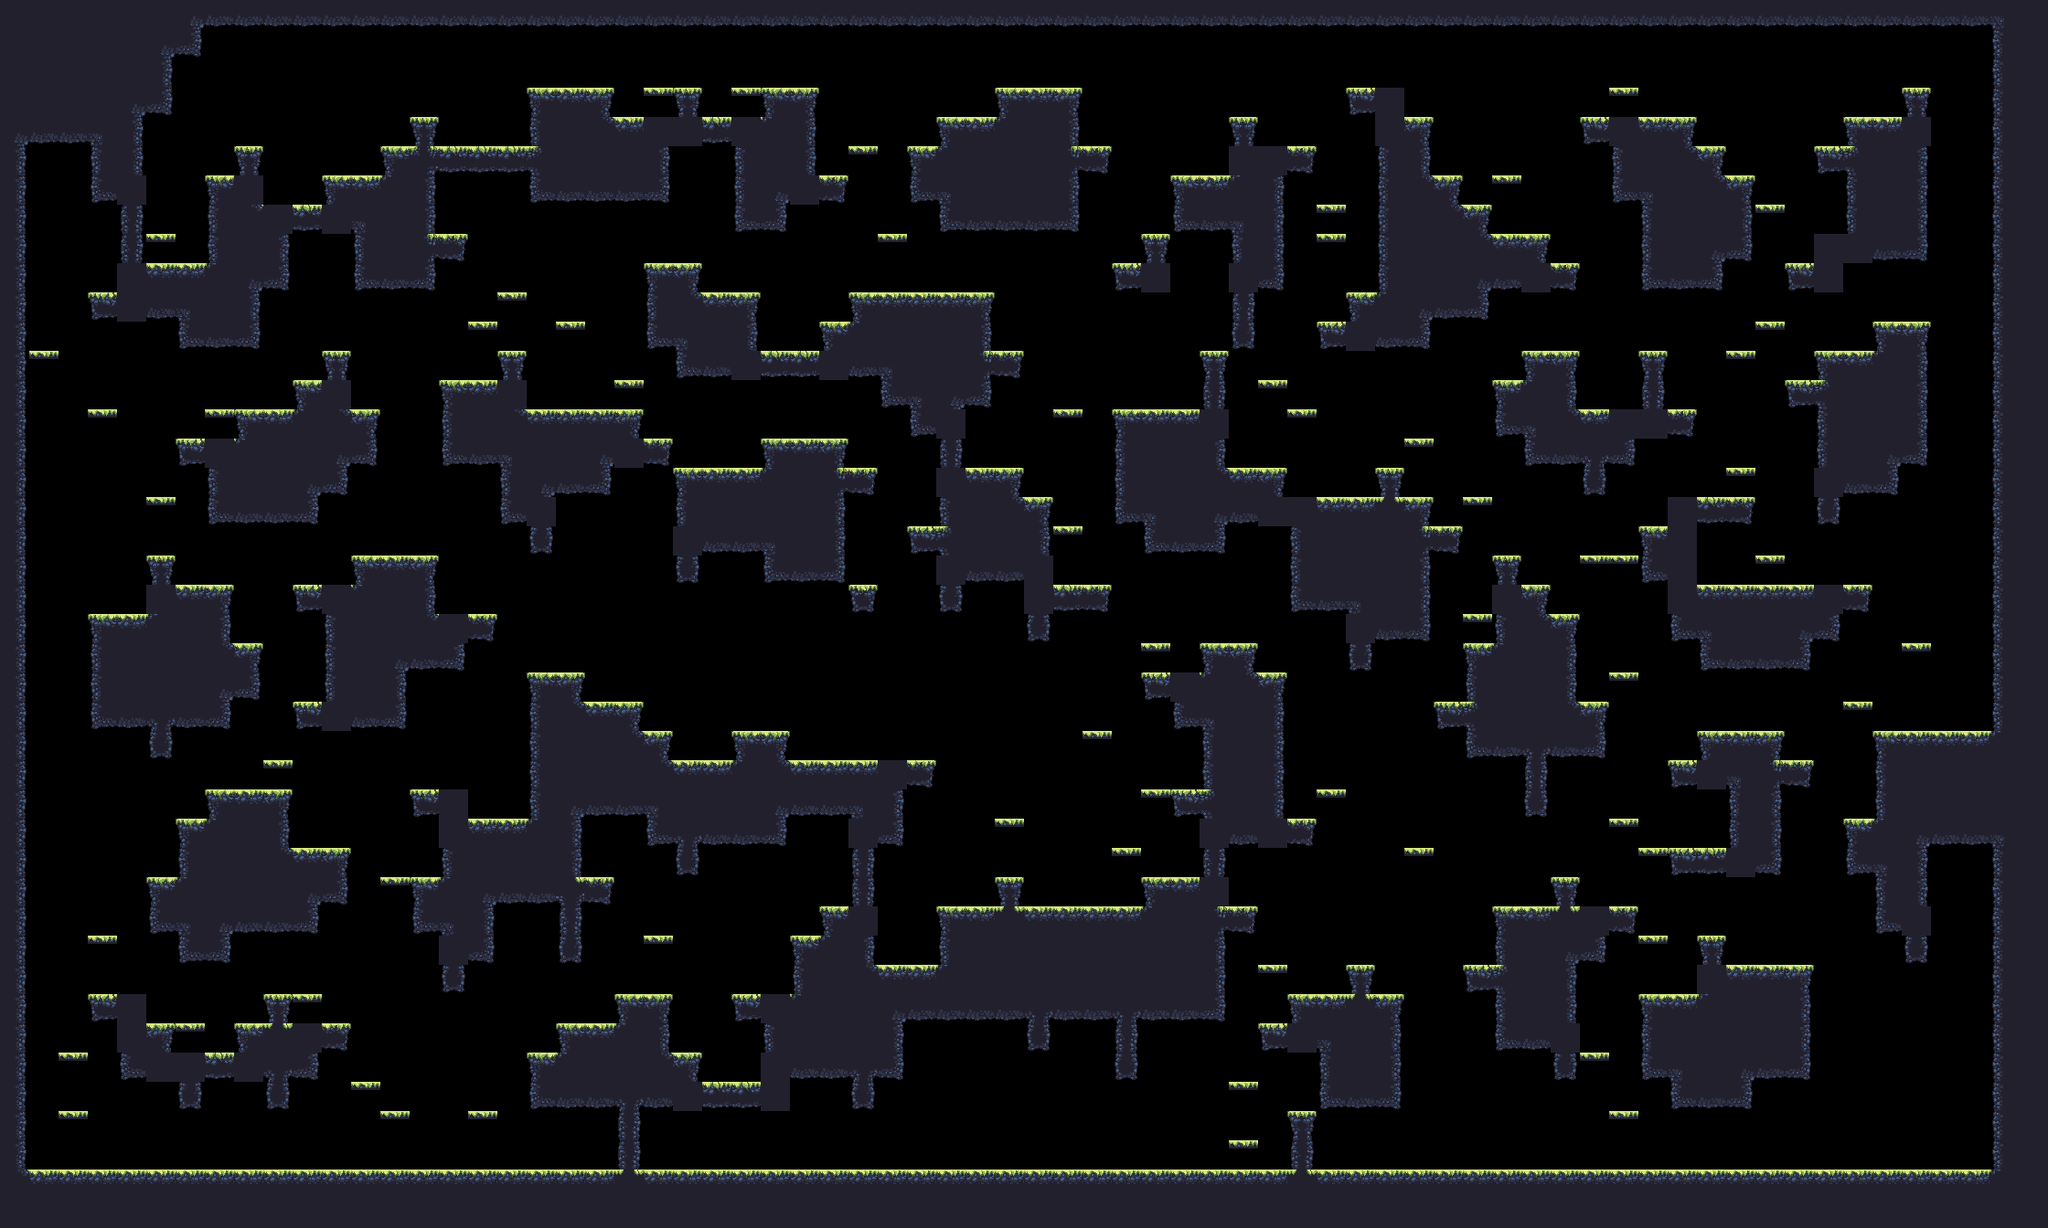

A level layout from a 2D game, rendered from its tile map. Below: a short description, then the map file with tile-grid data replaced by summaries:
An orthogonal 70x42 tile map with 32x32 px tiles, 1 tile layer (main) and 17 objects (9x spawn, spawnPlayer0, spawnCrown0, spawnPlayer1, spawnCrown1, ...).

<map compressionlevel="0" height="42" infinite="0" nextlayerid="3" nextobjectid="4" orientation="orthogonal" renderorder="right-down" tiledversion="1.3.2" tileheight="32" tilewidth="32" version="1.2" width="70">
 <tileset firstgid="1" source="forest_summer_tile_set.tsx" />
 <layer height="42" id="1" name="main" width="70">
  <data>[2940 cells, 1309 non-empty, 27 distinct tile ids]</data>
 </layer>
 <objectgroup id="2" name="objects"><object id="1" name="spawnPlayer0" x="256" y="112.0" /><object id="2" name="spawnCrown0" x="224" y="144.0" /><object id="3" name="spawnPlayer1" x="1984" y="112.0" /><object id="4" name="spawnCrown1" x="2048" y="80.0" /><object id="5" name="spawnPlayer2" x="64" y="1232.0" /><object id="6" name="spawnCrown2" x="128" y="1232.0" /><object id="7" name="spawnPlayer3" x="2080" y="1232.0" /><object id="8" name="spawnCrown3" x="2144" y="1232.0" /><object id="9" name="spawn" x="96" y="624.0" /><object id="10" name="spawn" x="128" y="624.0" /><object id="11" name="spawn" x="288" y="656.0" /><object id="12" name="spawn" x="1952" y="592.0" /><object id="13" name="spawn" x="1792" y="1232.0" /><object id="14" name="spawn" x="1056" y="1232.0" /><object id="15" name="spawn" x="608" y="400.0" /><object id="16" name="spawn" x="1184" y="1232.0" /><object id="17" name="spawn" x="1760" y="944.0" /></objectgroup></map>
